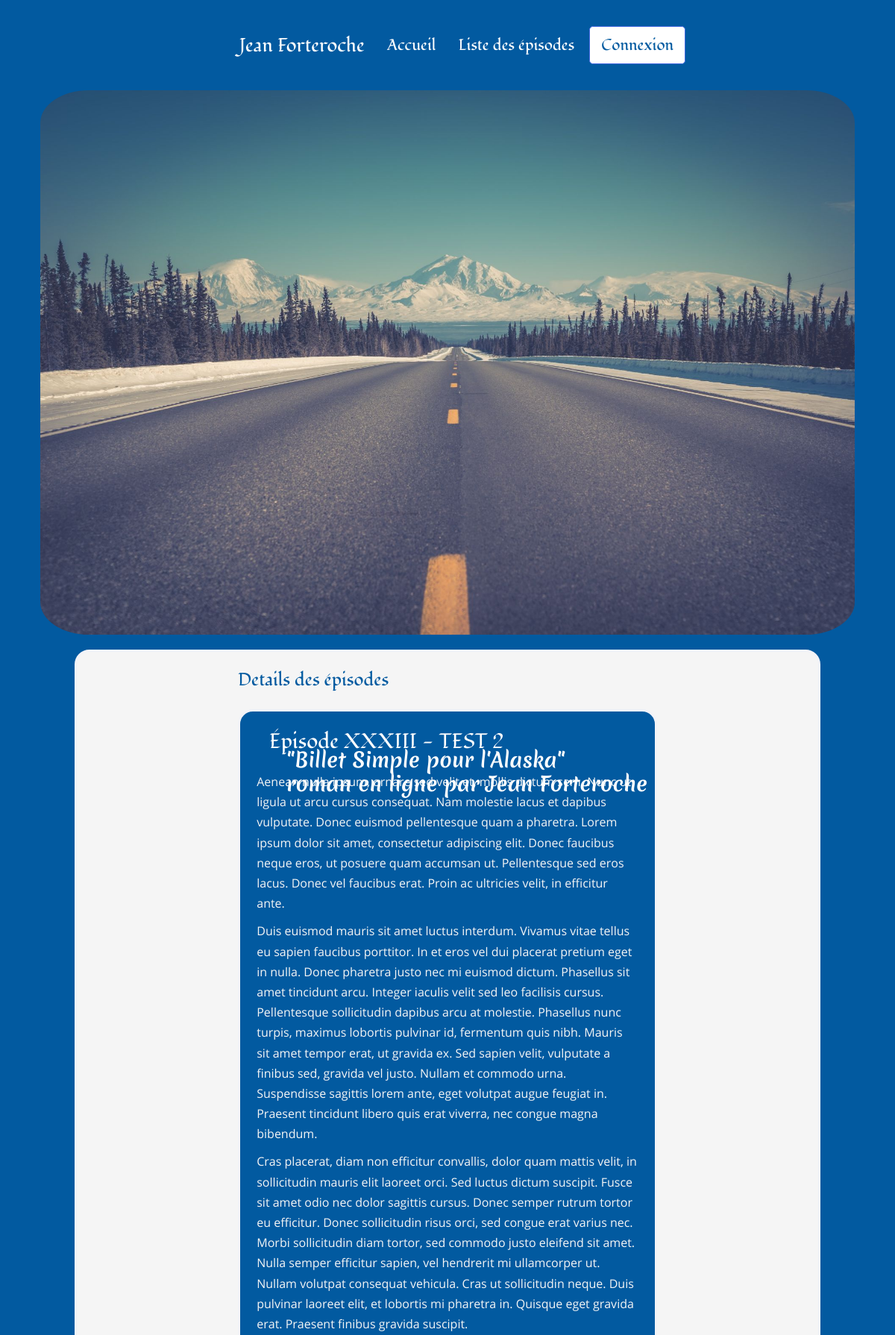
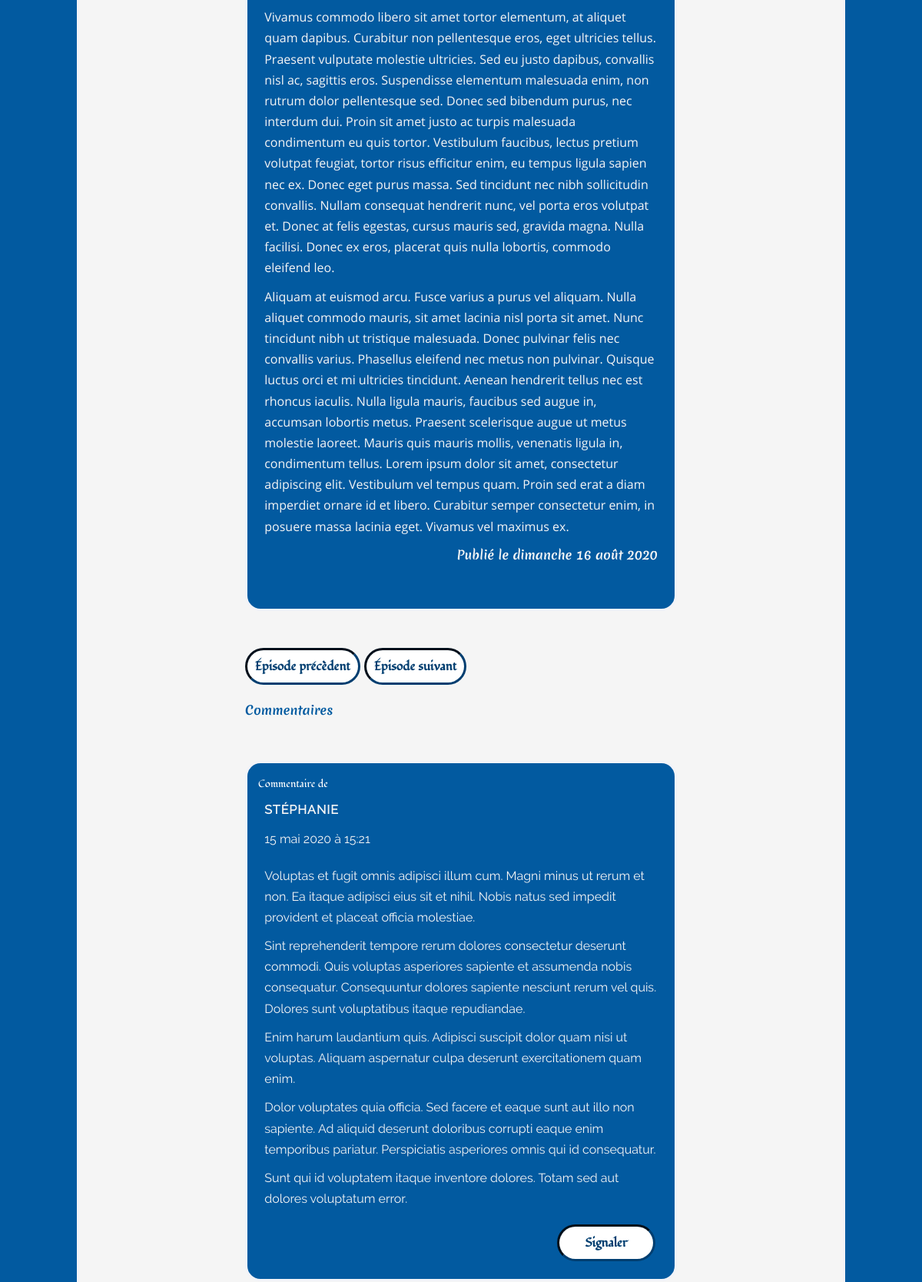
The page /index.php?action=detailOfPost&id=33 (upper part) on the database its author committed (2 pictures, top to bottom).
### tables this page shows
CREATE TABLE IF NOT EXISTS `Posts` (
  `id` int(11) NOT NULL AUTO_INCREMENT,
  `chapter` SMALLINT(1) UNSIGNED NOT NULL,
  `title` varchar(255) NOT NULL,
  `introduction` text NOT NULL,
  `content` text NOT NULL,
  `post_date` datetime NOT NULL,
  `post_status` varchar(7) NOT NULL,
  PRIMARY KEY (`id`)
);

CREATE TABLE IF NOT EXISTS `Comments` (
  `id` int(11) NOT NULL AUTO_INCREMENT,
  `chapter` int(11) NOT NULL,
  `pseudo` varchar(255) NOT NULL,
  `comment` text NOT NULL,
  `comment_date` datetime NOT NULL,
  `post_id` int(11) NOT NULL,
  `reported` int(3) NOT NULL DEFAULT 0,
  `approved` int(3) NOT NULL DEFAULT 0,
  PRIMARY KEY (`id`),
  CONSTRAINT `fk_posts_id` FOREIGN KEY (`post_id`) REFERENCES `Posts`(`id`) ON DELETE CASCADE
);

### src/View/View.php (called while the page is built, shortened)
<?php
class View
{
    public function render(array $data, string $origin): void
    {
        require_once "..\\templates\\${origin}\\${data['template']}.html.php";
        require_once "..\\templates\\${origin}\\layout.html.php";
    }
}

### src/Controller/Frontoffice/PostController.php (called while the page is built, shortened)
<?php
class PostController
{
    private PostManager $postManager;
    private CommentManager $commentManager;
    private View $view;
    public function __construct(PostManager $postManager, CommentManager $commentManager, View $view, Session $session, Error $error)
    {
        $this->postManager = $postManager;
        $this->commentManager = $commentManager;
        $this->view = $view;
    }
    public function displayDetailOfPost(int $postId, Token $token, Session $session): void
    {
        $dataPost = $this->postManager->getPost($postId);
        $dataComments = $this->commentManager->getComments($postId);
        $previousPost = $this->postManager->previousPost($postId);
        $nextPost = $this->postManager->nextPost($postId);
        $this->view->render(['template' => 'detailofpost', 'post' => $dataPost, 'allcomment' => $dataComments, 'previouspost' => $previousPost, 'nextpost'=> $nextPost, 'csrfToken' => $token->generate(), 'sessionmessage' => $session->getSession('message'), 'sessionerreur' => $session->getSession('erreur')], 'frontoffice');
    }
}

### public/index.php (called while the page is built, shortened)
<?php
$router = new Router();
$router->run();

### src/Model/PostManager.php (called while the page is built, shortened)
<?php
class PostManager
{
    private $database;
    public function __construct(Database $database)
    {
        $this->database = $database->getPdo();
    }
    public function getPost(int $postId): ?array
    {
        $request = $this->database->prepare('SET lc_time_names = \'fr_FR\';');
        $request->execute();
        $request = $this->database->prepare('SELECT id, chapter, title, content, CONCAT_WS(\' \', \'le\', DAYNAME(post_date), DAY(post_date), MONTHNAME(post_date), YEAR(post_date)) AS post_date_fr FROM posts WHERE id = :id');
        $request->execute(['id' => $postId]);
        $result = $request->fetch();
        return !$result ? null : $result;
    }
}

### src/Service/Database.php (called while the page is built, shortened)
<?php
class Database
{
    private $database;
    public function __construct()
    {
        $this->database = new \PDO('mysql:host=localhost;dbname=openclassrooms_project4;port=3306;charset=utf8mb4', 'root', 'vFaGsjLk8WpkQtxYJ8XZXAf690shjBzW', [
            \PDO::ATTR_ERRMODE => \PDO::ERRMODE_EXCEPTION,
            \PDO::ATTR_DEFAULT_FETCH_MODE => \PDO::FETCH_ASSOC
        ]);
    }
    public function getPdo(): \PDO
    {
        return $this->database;
    }
}

### src/Model/commentManager.php (called while the page is built, shortened)
<?php
class CommentManager
{
    private $database;
    public function __construct(Database $database)
    {
        $this->database = $database->getPdo();
    }
    public function getComments(int $postId): ?array
    {
        $request = $this->database->prepare('SET lc_time_names = \'fr_FR\';');
        $request->execute();
        $request = $this->database->prepare('SELECT id, pseudo, comment, DATE_FORMAT(comment_date, \'%e %M %Y à %H:%i\') AS comment_date_fr, post_id, reported, approved FROM comments WHERE post_id = :post_id ORDER BY comment_date DESC');
        $request->bindValue(':post_id', $postId, \PDO::PARAM_INT);
        $request->execute();
        $result = $request->fetchAll();
        return !$result ? null : $result;
    }
}

### templates/frontoffice/detailofpost.html.php (the view, shortened to what this page needs)
<?php if ($data['post'] === null): ?>
    <section>
        <p class="pError">Erreur : l'affichage des épisodes et ses commentaires associés de Details des épisodes n'est pas possible !</p>
    </section>
<?php elseif ($data['post'] !== null): ?>
    <section class="sectionDisplayEpisode">
        <h2>Details des épisodes</h2>
        <article>
            <h3>Épisode <?=$data['post']['title']?></h3>
            <?=$data['post']['content']?>
            <p class="pCreatedAt">Publié <?=$data['post']['post_date_fr']?></p>
        </article>
        <?php if ($data['previouspost'] !== null): ?>
            <a href="index.php?action=detailOfPost&amp;id=<?=$data['previouspost']?>" class="linkPreviousPost">Épisode précèdent</a>
        <?php endif; ?>
        <?php if ($data['nextpost'] !== null): ?>
            <a href="index.php?action=detailOfPost&amp;id=<?=$data['nextpost']?>" class="linkNextPost">Épisode suivant</a>
        <?php endif; ?>
    </section>
    <?php if ($data['allcomment'] === null): ?>
        <section>
            <p class="pError">Erreur : l'affichage des commentaires de Details des épisodes n'est pas possible !</p>
        </section>
    <?php elseif($data['allcomment'] !== null): ?>
        <section class="sectionDisplayComments">
            <h4 class="sectionH4TitleComments">Commentaires</h4>
            <?php foreach($data['allcomment'] as $post): ?>
            <article>
                <?php if ((int)$post['reported']===1): ?>
                    <h5>Commentaire de </h5>
                    <p class="pPseudoComments"><?=$post['pseudo']?></p>
                    <p class="pDateComments"><?=$post['comment_date_fr']?> </p>
                    <p class="pReportComments">Ce commentaire a été signalé</p>
                <?php else: ?>
                    <h5>Commentaire de </h5>
                    <p class="pPseudoComments"><?=$post['pseudo']?></p>
                    <p class="pDateComments"><?=$post['comment_date_fr']?> </p>
                    <p><?=$post['comment']?><p>
                    <div class="buttonReport">
                        <a href="index.php?action=reported&amp;commentid=<?=$post['id']?>&amp;id=<?=$post['post_id']?>" class="linkToTheReportOfThePostComment">Signaler</a>
                    </div>
                <?php endif; ?>
            </article>
            <?php endforeach; ?>
        </section>
    <?php endif; ?>
<?php endif; ?>

### public/css/style.css (style rules this page uses)
html { font-size: 100%; font-family: 'merienda_oneregular', Arial, sans-serif, serif; font-weight: 400; color: #FFF; box-sizing: border-box; }
*, *::before, *::after { box-sizing: inherit; }
html, body { margin:0; padding:0; }
body { font-size: 1rem; background-color: #025AA0; display: flex; flex-direction: column; align-items: center; }
a { color: white; text-decoration: none; }
section h2 { font-family: 'fondamentoregular', Arial, sans-serif, serif; }
article { display: flex; flex-direction: column; margin-top: 20px; color: whitesmoke; border: 3px solid rgb(242, 243, 248); border-radius: 20px; background-color: #025AA0; }
article:last-child { margin-bottom: 20px; }
article h3, article h4, article h5 { color: #FFF; padding-left: 7%; font-family: 'fondamentoregular', Arial, sans-serif, serif; }
article h5 { margin-bottom: 0; padding-left: 2.5%; margin-top: 1.25rem; }
p { line-height: 1.7; padding: 0 4%; margin-top: 0; margin-bottom: 10px; font-family: 'open_sansregular'; }
.pCreatedAt { font-family: 'merienda_oneregular', Arial, sans-serif, serif; text-align: end; }
.sectionDisplayComments p { font-family: 'ralewayregular','open_sansregular', sans-serif; }
.pPseudoComments { text-transform: uppercase; letter-spacing: 1px; margin-top: 11px; margin-bottom: 11px; font-weight: 600; }
.pDateComments { color: #F5F5F5; }
.buttonReport { display:inline-flex; width: 100%; }
.linkToTheRestOfThePost, .linkReadTheEntireEpisode, .inputTypeSubmitPublishComment, .linkToTheReportOfThePostComment, .inputTypeSubmitValidateLogin, .inputTypeSubmitRenewPassword , .inputTypeSubmitChangePassword, .inputTypeSubmitSaveDraft, .inputTypeSubmitPreview, .inputTypeSubmitPublish, .homeTab, .myProfileTab, .episodeListTab, .createAnEpisodeTab, .commentsTab, .logoutTab { width: 8rem; text-align: center; transition: border 1.3s ease, background-color 1.3s ease, color 0.7s ease; background-color: #FFF; color: #013E70; border: inset #013E70; border-radius: 2em; padding: 10px 10px; font-weight: 600; font-family: 'fondamentoregular', Arial, sans-serif, serif; margin-left: 4.5%; margin-bottom: 4%; align-self: flex-start; }
.linkToTheReportOfThePostComment { margin-left: 72.5%; }
.linkPreviousPost, .linkNextPost { display: inline-flex; text-align: center; transition: border 1.3s ease, background-color 1.3s ease, color 0.7s ease; background-color: #FFF; color: #013E70; border: inset #013E70; border-radius: 2em; padding: 10px 10px; font-weight: 600; font-family: 'fondamentoregular', Arial, sans-serif, serif; margin-top: 2.5%; margin-left: 17.5%; }
article, section h2, article h3, .linkPreviousPost, .linkNextPost, .linkPreviousPage, .linkNextPage, footer { margin: 1.5rem 0rem; }
.sectionPostComment, .pCreatedAt, .sectionH4TitleComments { margin-bottom: 3.5rem; }
h1, h2, h3, h4, h5, h6 { margin-top: 0; margin-bottom: .5rem; }
.h1, .h2, .h3, .h4, .h5, .h6, h1, h2, h3, h4, h5, h6 { margin-bottom: .5rem; font-weight: 500; line-height: 1.2; }
.h3, h3 { font-size: 1.75rem; }
@media all and (min-width: 600px) and (min-resolution: 1dppx) { p { width: 556px; } }
@media all and (min-width: 1024px) and (min-resolution: 1dppx) { section h2, .sectionH4TitleComments,.pControlPanelPage, .pError { color: #025AA0; } }

### rows shown on the page
posts: title "XXXIII - TEST 2", content "Aenean nulla ipsum, ornare sed velit et, mollis dictum sem. Nunc ut ligula ut arcu cursus consequat. Nam molestie lacus et dapibus vulputate. Donec euismod pellentesque quam a pharetra. Lorem ipsum dolor sit amet, consectetur adipiscing elit. Donec faucibus neque eros, ut posuere quam accumsan ut. Pellentesque sed eros lacus. Donec vel faucibus erat. Proin ac ultricies velit, in efficitur ante. Duis euismod mauris sit amet luctus interdum. Vivamus vitae tellus eu sapien faucibus porttitor. In et eros vel dui placerat pretium eget in nulla. Donec pharetra justo nec mi euismod dictum. Phasellus sit amet tincidunt arcu. Integer iaculis velit sed leo facilisis cursus. Pellentesque sollicitudin…"
comments: pseudo "STÉPHANIE", comment_date_fr "15 mai 2020 à 15:21", comment "Voluptas et fugit omnis adipisci illum cum. Magni minus ut rerum et non. Ea itaque adipisci eius sit et nihil. Nobis natus sed impedit provident et placeat officia molestiae. Sint reprehenderit tempore rerum dolores consectetur deserunt commodi. Quis voluptas asperiores sapiente et assumenda nobis consequatur. Consequuntur dolores sapiente nesciunt rerum vel quis. Dolores sunt voluptatibus itaque repudiandae. Enim harum laudantium quis. Adipisci suscipit dolor quam nisi ut voluptas. Aliquam aspernatur culpa deserunt exercitationem quam enim. Dolor voluptates quia officia. Sed facere et eaque sunt aut illo non sapiente. Ad aliquid deserunt doloribus corrupti eaque enim temporibus pariatur.…"

### other values the page prints
$data['post']['post_date_fr'] "le dimanche 16 août 2020"
